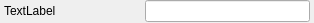
<?xml version="1.0" encoding="UTF-8"?>
<ui version="4.0">
 <class>DoubleParameterWidget</class>
 <widget class="QWidget" name="DoubleParameterWidget">
  <property name="geometry">
   <rect>
    <x>0</x>
    <y>0</y>
    <width>314</width>
    <height>23</height>
   </rect>
  </property>
  <property name="windowTitle">
   <string>Form</string>
  </property>
  <layout class="QGridLayout" name="gridLayout">
   <property name="leftMargin">
    <number>4</number>
   </property>
   <property name="topMargin">
    <number>0</number>
   </property>
   <property name="rightMargin">
    <number>4</number>
   </property>
   <property name="bottomMargin">
    <number>0</number>
   </property>
   <item row="0" column="1">
    <widget class="QLineEdit" name="doubleEdit"/>
   </item>
   <item row="0" column="0">
    <widget class="QLabel" name="label">
     <property name="sizePolicy">
      <sizepolicy hsizetype="Fixed" vsizetype="Preferred">
       <horstretch>0</horstretch>
       <verstretch>0</verstretch>
      </sizepolicy>
     </property>
     <property name="minimumSize">
      <size>
       <width>135</width>
       <height>0</height>
      </size>
     </property>
     <property name="text">
      <string>TextLabel</string>
     </property>
    </widget>
   </item>
  </layout>
 </widget>
 <resources/>
 <connections/>
</ui>
